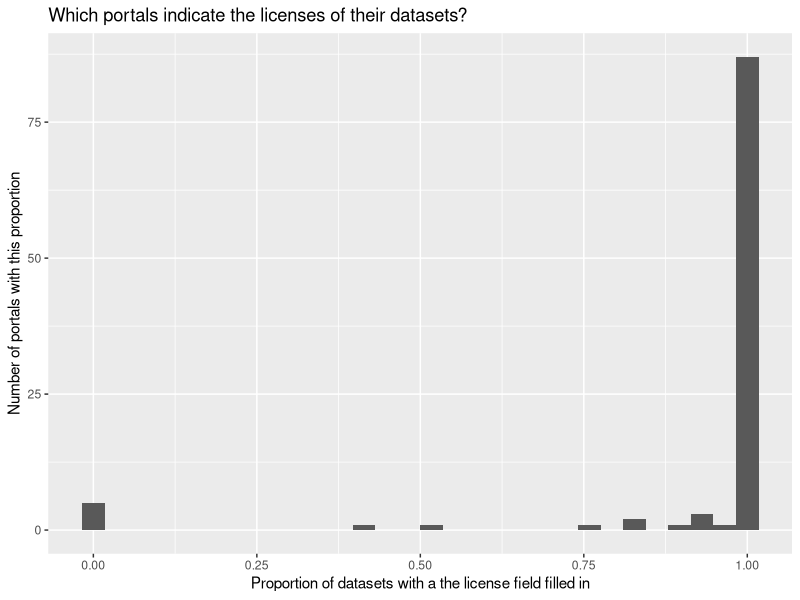

The R script that drew this image: (Note: this script raises an error after producing the figure.)
library(ggplot2)

if (!('l' %in% ls())) {
  lb <- read.csv('licensing-by-portal.csv')
  lb$prop <- 1 - (lb$no_license / lb$all)
  l <- read.csv('licensing.csv')
}

p1 <- ggplot(lb) + aes(x = prop) + geom_histogram() +
  scale_x_continuous('Proportion of datasets with a the license field filled in') +
  scale_y_continuous('Number of portals with this proportion') +
  ggtitle('Which portals indicate the licenses of their datasets?')

p2 <- ggplot(l) + aes(x = license_standard) + geom_bar() + coord_flip() +
  scale_x_discrete('Dataset license') +
  scale_y_continuous('Number of datasets') +
  ggtitle('Data license in use across 100 portals')

p3 <- ggplot(subset(l, portal == 'data.sfgov.org' | portal == 'data.cityofnewyork.us' | portal == 'data.cityofchicago.us' | portal == 'data.gov.uk' | portal == 'explore.data.gov' | portal == 'data.cityofsantacruz.com' | portal == 'parisdata.opendatasoft.com' | portal == 'data.oaklandnet.com')) +
  facet_wrap(~ portal) + aes(x = license_standard) +  geom_bar() +
  # aes(fill = portal_software) +
  coord_flip() +
  scale_x_discrete('Dataset license') +
  scale_y_continuous('Number of datasets') +
  ggtitle('Licenses in use in a few portals')

p <- function(.p, fn) {
  png(fn, width = 840, height = 840, res = 150)
  print(.p)
  dev.off()
}

p(p1, 'p1.png')
p(p2, 'p2.png')
p(p3, 'p3.png')
